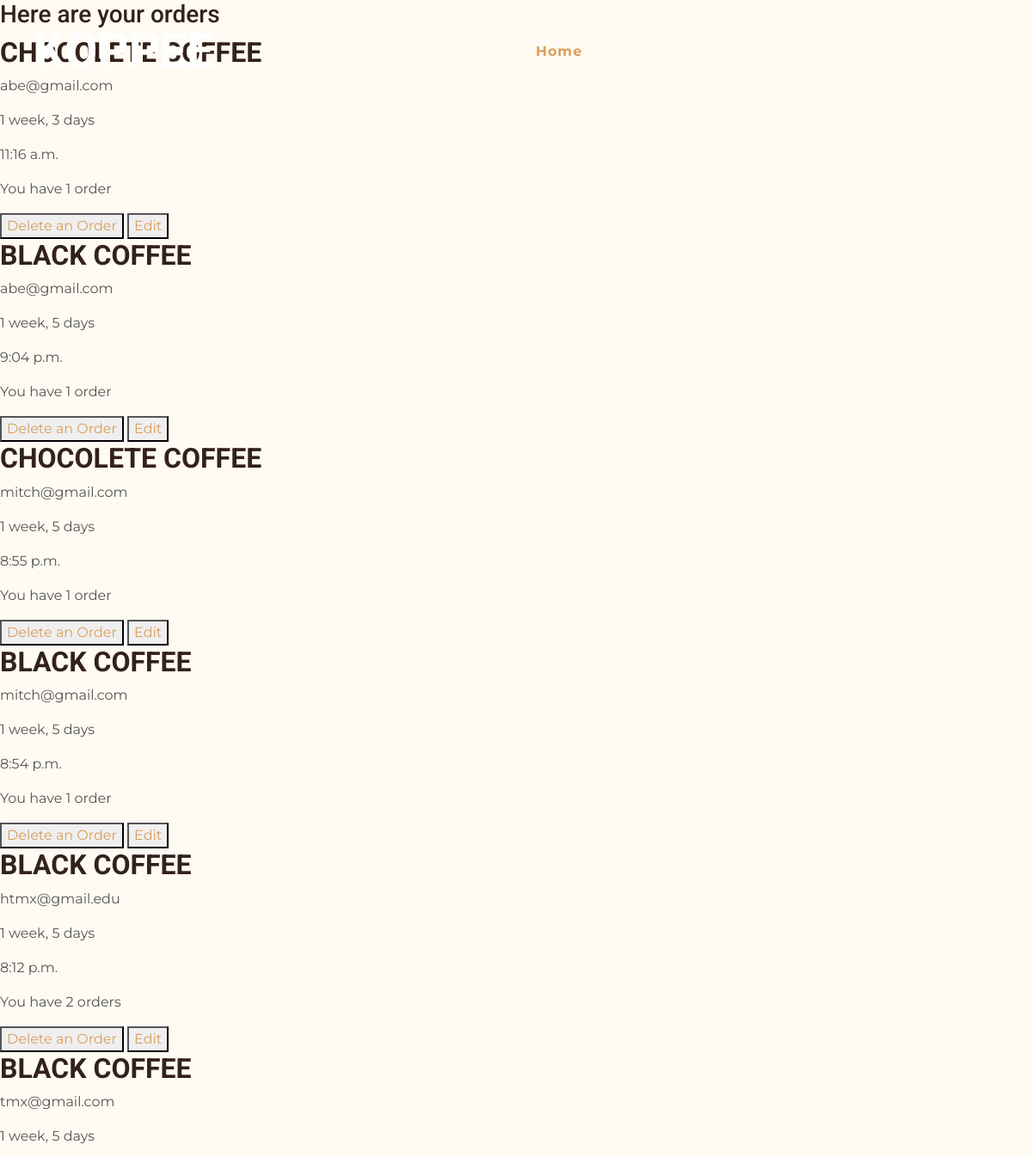
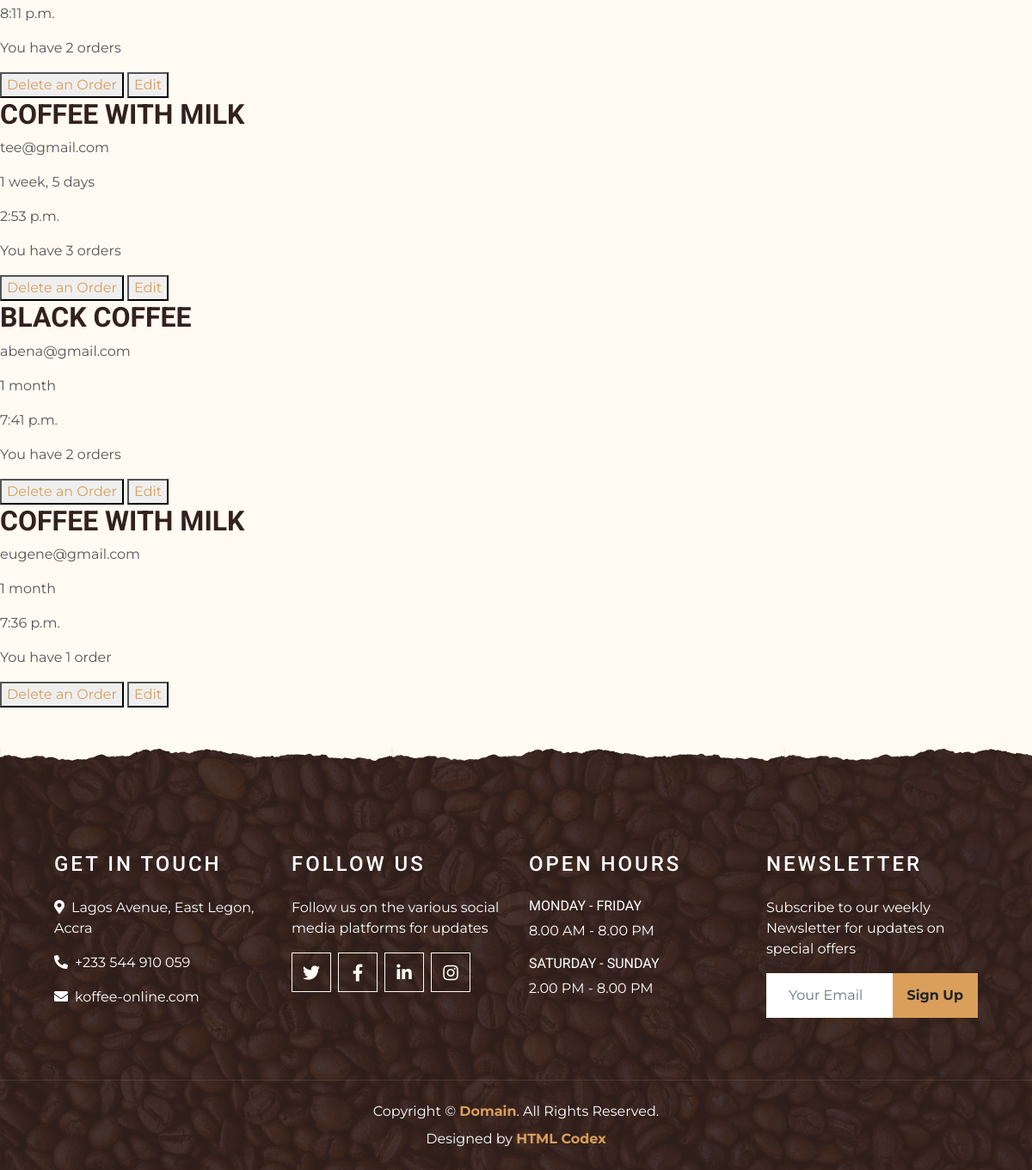
/list_order/ (signed in), run on an earlier commit of the app's database (2 pictures, top to bottom).
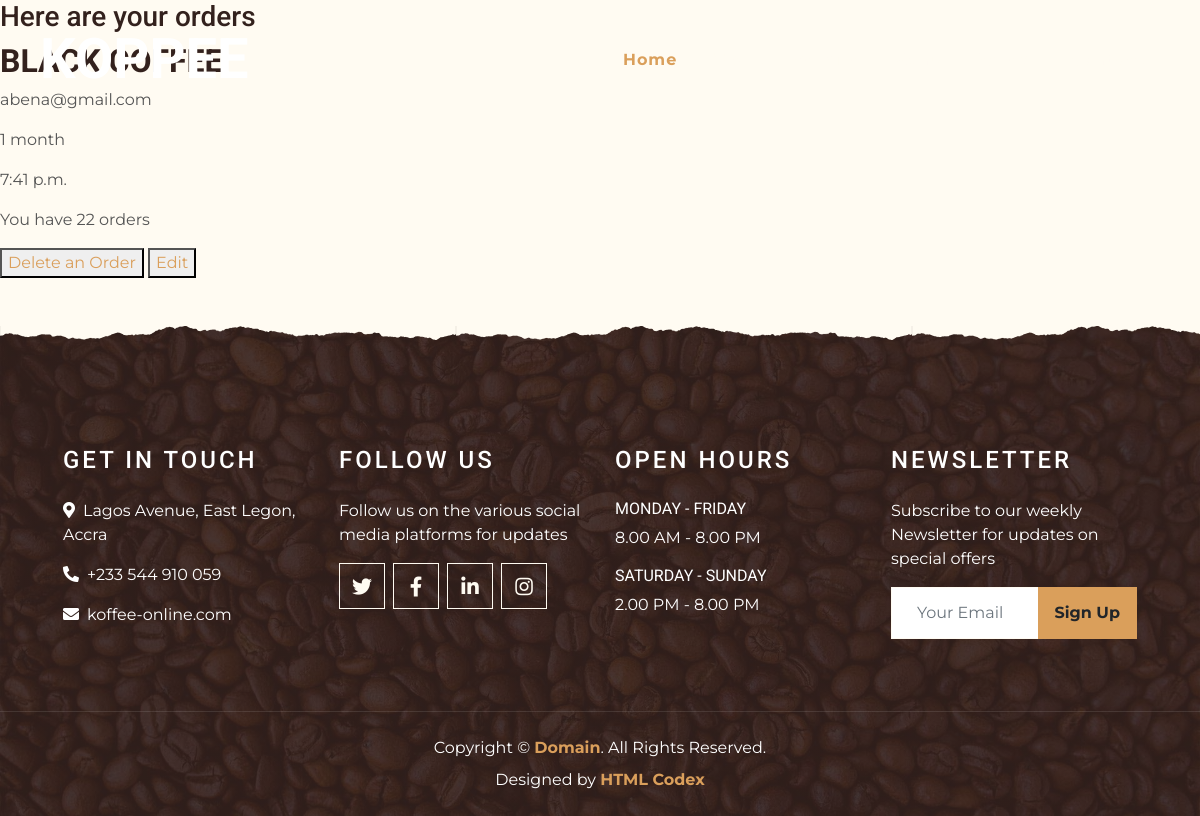
And on a later commit of the database.
### coffee/models.py (models this page shows, shortened)
class OrderBooking(models.Model):
    user=models.ForeignKey(User, on_delete=models.CASCADE)
    menu_name=models.ForeignKey(Menu, on_delete=models.PROTECT)
    email=models.EmailField()
    date=models.DateField(auto_now_add=True, blank=False)
    time=models.TimeField(auto_now_add=True)
    persons=models.CharField(max_length=120, blank=False)

class Menu(models.Model):
    name=models.CharField(max_length=200)
    def __str__(self):
        return self.name

### user_accounts/views.py (the view)
# urls.py: path('list_order/', ListOrderView.as_view(), name='list_order'),
class ListOrderView(ListView):
    def get(self, request, *args, **kwargs):
        if not request.user.is_authenticated:
            return redirect('register')
        else:
            order_listing=OrderBooking.objects.filter(user=request.user).order_by('-date', '-time')
            context={"order_listing":order_listing}
        return render(request, 'accounts/list_order.html', context)

### templates/accounts/list_order.html (shortened to what this page needs)
{% extends 'coffee/index.html' %}
{% load static %}
{% block content %}
<head>
</head>
<body>
    <h3 title="">Here are your orders</h3>
    <div id="delete_order">
        {% for order in order_listing %}
        <div>
            <p>{{order.email}}</p>
            <p>{{order.date|timesince}}</p>
            <p>{{order.time}}</p>
            <p>You have {{order.persons}} order{{order.persons|pluralize}}</p>
        </div>
        <button><a href="{% url 'delete' order.pk %}">Delete an Order</a></button>
        <button><a href="{% url 'update' order.pk %}">Edit</a></button>
        {% endfor  %}
    </div>
    {% endblock %}

### templates/coffee/index.html (shortened to what this page needs)
{% load static %}
<!DOCTYPE html>
<html lang="en">
<head>
    <link href="https://cdnjs.cloudflare.com/ajax/libs/font-awesome/5.10.0/css/all.min.css" rel="stylesheet">
    <link href="{% static 'lib/owlcarousel/assets/owl.carousel.min.css" rel="stylesheet' %}">
    <link href="{% static 'lib/tempusdominus/css/tempusdominus-bootstrap-4.min.css" rel="stylesheet' %}" />
    <link href="{% static 'css/style.min.css' %}" rel="stylesheet">
</head>
<body>
    <div class="container-fluid p-0 nav-bar">
        <nav class="navbar navbar-expand-lg bg-none navbar-dark py-3">
            <a href="{% url 'index' %}" class="navbar-brand px-lg-4 m-0">
                <h1 class="m-0 display-4 text-uppercase text-white">KOPPEE</h1>
            </a>
            <div class="collapse navbar-collapse justify-content-between" id="navbarCollapse">
                <div class="navbar-nav ml-auto p-4">
                    <a href="{% url 'index' %}" class="nav-item nav-link active">Home</a>
                    <a href="{% url 'about' %}" class="nav-item nav-link">About</a>
                    <a href="{% url 'service' %}" class="nav-item nav-link">Service</a>
                    <a href="{% url 'menu' %}" class="nav-item nav-link">Menu</a>
                    <div class="nav-item dropdown">
                        <a href="#" class="nav-link dropdown-toggle" data-toggle="dropdown">Pages</a>
                    </div>
                    <a href="{% url 'contact' %}" class="nav-item nav-link">Contact</a>
                </div>
            </div>
        </nav>
    </div>
    {% block content %}{% endblock %}
    <div class="container-fluid footer text-white mt-5 pt-5 px-0 position-relative overlay-top">
        <div class="row mx-0 pt-5 px-sm-3 px-lg-5 mt-4">
            <div class="col-lg-3 col-md-6 mb-5">
                <h4 class="text-white text-uppercase mb-4" style="letter-spacing: 3px;">Get In Touch</h4>
                <p><i class="fa fa-map-marker-alt mr-2"></i>Lagos Avenue, East Legon, Accra</p>
                <p><i class="fa fa-phone-alt mr-2"></i>+233 544 910 059</p>
                <p class="m-0"><i class="fa fa-envelope mr-2"></i>koffee-online.com</p>
            </div>
            <div class="col-lg-3 col-md-6 mb-5">
                <h4 class="text-white text-uppercase mb-4" style="letter-spacing: 3px;">Follow Us</h4>
                <p>Follow us on the various social media platforms for updates</p>
                <div class="d-flex justify-content-start">
                    <a class="btn btn-lg btn-outline-light btn-lg-square mr-2" href="#"><i class="fab fa-twitter"></i></a>
                    <a class="btn btn-lg btn-outline-light btn-lg-square mr-2" href="#"><i class="fab fa-facebook-f"></i></a>
                    <a class="btn btn-lg btn-outline-light btn-lg-square mr-2" href="#"><i class="fab fa-linkedin-in"></i></a>
                    <a class="btn btn-lg btn-outline-light btn-lg-square" href="#"><i class="fab fa-instagram"></i></a>
                </div>
            </div>
            <div class="col-lg-3 col-md-6 mb-5">
                <h4 class="text-white text-uppercase mb-4" style="letter-spacing: 3px;">Open Hours</h4>
                <div>
                    <h6 class="text-white text-uppercase">Monday - Friday</h6>
                    <p>8.00 AM - 8.00 PM</p>
                    <h6 class="text-white text-uppercase">Saturday - Sunday</h6>
                    <p>2.00 PM - 8.00 PM</p>
                </div>
            </div>
            <div class="col-lg-3 col-md-6 mb-5">
                <h4 class="text-white text-uppercase mb-4" style="letter-spacing: 3px;">Newsletter</h4>
                <p>Subscribe to our weekly Newsletter for updates on special offers</p>
                <div class="w-100">
                    <div class="input-group">
                        <input type="text" class="form-control border-light" style="padding: 25px;" placeholder="Your Email">
                        <div class="input-group-append">
                            <button class="btn btn-primary font-weight-bold px-3">Sign Up</button>
                        </div>
                    </div>
                </div>
            </div>
        </div>
        <div class="container-fluid text-center text-white border-top mt-4 py-4 px-sm-3 px-md-5" style="border-color: rgba(256, 256, 256, .1) !important;">
            <p class="mb-2 text-white">Copyright &copy; <a class="font-weight-bold" href="#">Domain</a>. All Rights Reserved.</a></p>
            <p class="m-0 text-white">Designed by <a class="font-weight-bold" href="https://htmlcodex.com">HTML Codex</a></p>
        </div>
    </div>
</body>
</html>

What changed in the data, as far as the page shows it:
removed OrderBooking: menu_name.name "CHOCOLETE COFFEE", email "abe@gmail.com", date "1 week, 3 days", time "11:16 a.m.", persons "1"
removed OrderBooking: menu_name.name "BLACK COFFEE", email "abe@gmail.com", date "1 week, 5 days", time "9:04 p.m.", persons "1"
removed OrderBooking: menu_name.name "CHOCOLETE COFFEE", email "mitch@gmail.com", date "1 week, 5 days", time "8:55 p.m.", persons "1"
removed OrderBooking: menu_name.name "BLACK COFFEE", email "mitch@gmail.com", date "1 week, 5 days", time "8:54 p.m.", persons "1"
removed OrderBooking: menu_name.name "BLACK COFFEE", email "htmx@gmail.edu", date "1 week, 5 days", time "8:12 p.m.", persons "2"
removed OrderBooking: menu_name.name "BLACK COFFEE", email "tmx@gmail.com", date "1 week, 5 days", time "8:11 p.m.", persons "2"
removed OrderBooking: menu_name.name "COFFEE WITH MILK", email "tee@gmail.com", date "1 week, 5 days", time "2:53 p.m.", persons "3"
removed OrderBooking: menu_name.name "COFFEE WITH MILK", email "eugene@gmail.com", date "1 month", time "7:36 p.m.", persons "1"
changed OrderBooking "abena@gmail.com": persons "2" → "22"
